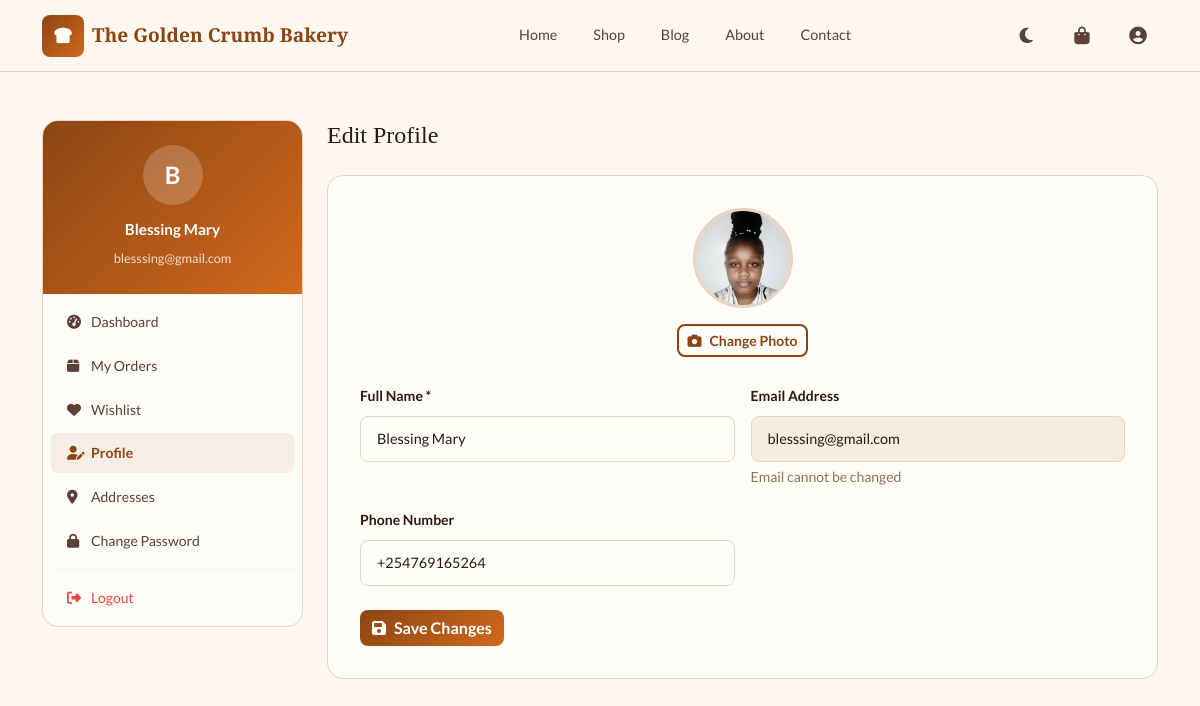
The page /pages/profile.php (signed in) on the database its author committed.
### tables this page shows
CREATE TABLE `users` (
  `id` int(10) UNSIGNED NOT NULL,
  `name` varchar(100) NOT NULL,
  `email` varchar(150) NOT NULL,
  `password` varchar(255) NOT NULL,
  `phone` varchar(20) DEFAULT NULL,
  `avatar` varchar(255) DEFAULT NULL,
  `email_verified` tinyint(1) DEFAULT 0,
  `verification_token` varchar(255) DEFAULT NULL,
  `reset_token` varchar(255) DEFAULT NULL,
  `reset_token_expires` datetime DEFAULT NULL,
  `remember_token` varchar(255) DEFAULT NULL,
  `status` enum('active','banned','suspended') DEFAULT 'active',
  `last_login` datetime DEFAULT NULL,
  `created_at` timestamp NOT NULL DEFAULT current_timestamp(),
  `updated_at` timestamp NOT NULL DEFAULT current_timestamp() ON UPDATE current_timestamp()
);

### includes/functions.php (called while the page is built, shortened)
<?php
function isLoggedIn(): bool {
    return isset($_SESSION['user_id']) && !empty($_SESSION['user_id']);
}
function getCurrentUser(): ?array {
    $stmt = db()->prepare("SELECT id, name, email, phone, avatar, status FROM users WHERE id = ? AND status = 'active'");
    $stmt->execute([$_SESSION['user_id']]);
    return $stmt->fetch() ?: null;
}
function getImageUrl(string $path, string $default = '/assets/images/no-image.jpg'): string {
    return UPLOAD_URL . $path;
}

### config/database.php (called while the page is built, shortened)
<?php
class Database {
    private static ?PDO $instance = null;
    public static function getConnection(): PDO {
        if (self::$instance === null) {
            $dsn = "mysql:host=" . DB_HOST . ";dbname=" . DB_NAME . ";charset=" . DB_CHARSET;
            $options = [
                PDO::ATTR_ERRMODE            => PDO::ERRMODE_EXCEPTION,
                PDO::ATTR_DEFAULT_FETCH_MODE => PDO::FETCH_ASSOC,
                PDO::ATTR_EMULATE_PREPARES   => false,
                PDO::MYSQL_ATTR_INIT_COMMAND => "SET NAMES utf8mb4 COLLATE utf8mb4_unicode_ci"
            ];
            try {
                self::$instance = new PDO($dsn, DB_USER, DB_PASS, $options);
            } catch (PDOException $e) {
                if (APP_ENV === 'development') {
                    die("Database connection failed: " . $e->getMessage());
                } else {
                    die("Service temporarily unavailable. Please try again later.");
                }
            }
        }
        return self::$instance;
    }
}
function db(): PDO {
    return Database::getConnection();
}

### pages/profile.php (the view, shortened to what this page needs)
<?php
$user = getCurrentUser();
?>
<!DOCTYPE html>
<html lang="en">
<head>
<link href="https://cdn.jsdelivr.net/npm/bootstrap@5.3.2/dist/css/bootstrap.min.css" rel="stylesheet">
<link href="https://cdnjs.cloudflare.com/ajax/libs/font-awesome/6.5.0/css/all.min.css" rel="stylesheet">
<link href="<?= APP_URL ?>/assets/css/style.css" rel="stylesheet">
</head>
<body data-theme="light">
<?php include __DIR__ . '/../includes/navbar.php'; ?>
<div style="padding-top:var(--navbar-height);background:var(--cream);min-height:100vh">
  <div class="container py-5">
    <div class="row g-4">
      <div class="col-lg-3"><?php include __DIR__ . '/../includes/user-sidebar.php'; ?></div>
      <div class="col-lg-9">
        <h4 style="font-family:var(--font-display);margin-bottom:1.5rem">Edit Profile</h4>
        <div style="background:var(--warm-white);border:1px solid var(--border);border-radius:var(--radius);padding:2rem">
          <form method="POST" enctype="multipart/form-data">
            <div class="mb-4 text-center">
              <div style="width:100px;height:100px;border-radius:50%;background:var(--cream-dark);margin:0 auto 1rem;overflow:hidden;border:3px solid var(--border)">
                <?php if ($user['avatar']): ?>
                <img src="<?= getImageUrl($user['avatar']) ?>" id="avatarPreview" style="width:100%;height:100%;object-fit:cover">
                <?php endif; ?>
              </div>
              <label class="btn btn-outline-primary btn-sm" for="avatarInput"><i class="fas fa-camera me-2"></i>Change Photo</label>
            </div>
            <div class="row g-3">
              <div class="col-md-6">
                <label class="form-label fw-bold small">Full Name *</label>
                <input type="text" class="form-control" name="name" value="<?= htmlspecialchars($user['name']) ?>" required>
              </div>
              <div class="col-md-6">
                <label class="form-label fw-bold small">Email Address</label>
                <input type="email" class="form-control" value="<?= htmlspecialchars($user['email']) ?>" disabled style="background:var(--cream-dark)">
                <small style="color:var(--text-light)">Email cannot be changed</small>
              </div>
              <div class="col-md-6">
                <label class="form-label fw-bold small">Phone Number</label>
                <input type="tel" class="form-control" name="phone" value="<?= htmlspecialchars($user['phone'] ?? '') ?>">
              </div>
            </div>
            <div class="mt-4">
              <button type="submit" class="btn btn-primary"><i class="fas fa-save me-2"></i>Save Changes</button>
            </div>
          </form>
        </div>
      </div>
    </div>
  </div>
</div>
</body></html>

### includes/user-sidebar.php (shortened to what this page needs)
<?php
$current = basename($_SERVER['PHP_SELF']);
$navLinks = [
  ['href'=>'dashboard.php','icon'=>'tachometer-alt','label'=>'Dashboard'],
  ['href'=>'orders.php','icon'=>'box','label'=>'My Orders'],
  ['href'=>'wishlist.php','icon'=>'heart','label'=>'Wishlist'],
  ['href'=>'profile.php','icon'=>'user-edit','label'=>'Profile'],
  ['href'=>'addresses.php','icon'=>'map-marker-alt','label'=>'Addresses'],
  ['href'=>'change-password.php','icon'=>'lock','label'=>'Change Password'],
];
?>
<div style="background:var(--warm-white);border:1px solid var(--border);border-radius:var(--radius);overflow:hidden">
  <div style="background:linear-gradient(135deg,var(--primary),var(--accent));padding:1.5rem;text-align:center;color:white">
    <div style="width:60px;height:60px;border-radius:50%;background:rgba(255,255,255,.2);display:flex;align-items:center;justify-content:center;margin:0 auto .75rem;font-size:1.5rem;font-weight:700">
      <?= strtoupper(substr($user['name'],0,1)) ?>
    </div>
    <div style="font-weight:700;color:white;font-size:.95rem"><?= htmlspecialchars($user['name']) ?></div>
    <small style="opacity:.8;font-size:.8rem"><?= htmlspecialchars($user['email']) ?></small>
  </div>
  <nav class="p-2">
    <?php foreach ($navLinks as $link): ?>
    <a href="<?= APP_URL ?>/pages/<?= $link['href'] ?>"
       class="d-flex align-items-center gap-2 px-3 py-2 rounded mb-1"
       style="text-decoration:none;font-size:.875rem;font-weight:<?= $current===$link['href']?'700':'500' ?>;color:<?= $current===$link['href']?'var(--primary)':'var(--text-medium)' ?>;background:<?= $current===$link['href']?'rgba(139,69,19,.08)':'transparent' ?>">
      <i class="fas fa-<?= $link['icon'] ?>" style="width:16px"></i><?= $link['label'] ?>
    </a>
    <?php endforeach; ?>
    <hr style="border-color:var(--border);margin:.5rem 0">
    <a href="<?= APP_URL ?>/pages/logout.php" class="d-flex align-items-center gap-2 px-3 py-2 rounded" style="text-decoration:none;color:#ef4444;font-size:.875rem;font-weight:500">
      <i class="fas fa-sign-out-alt" style="width:16px"></i>Logout
    </a>
  </nav>
</div>

### assets/css/style.css (style rules this page uses)
:root { --primary: #8B4513; --primary-dark: #6B3410; --accent: #D2691E; --accent-light: #E8945A; --gold: #C8961E; --cream: #FFF8F0; --cream-dark: #F5EDE0; --warm-white: #FFFDF8; --text-dark: #2C1810; --text-medium: #5A4035; --text-light: #8B7355; --border: #E8D5C0; --shadow-sm: 0 2px 8px rgba(139,69,19,0.08); --shadow: 0 8px 24px rgba(139,69,19,0.12); --shadow-lg: 0 20px 60px rgba(139,69,19,0.18); --radius-sm: 8px; --radius: 16px; --radius-lg: 24px; --transition: 0.3s cubic-bezier(0.4,0,0.2,1); --navbar-height: 72px; --font-display: 'Playfair Display', serif; --font-body: 'Lato', sans-serif; }
*,*::before,*::after { box-sizing:border-box }
html { scroll-behavior:smooth }
body { font-family:var(--font-body);color:var(--text-dark);background:var(--cream);line-height:1.7;overflow-x:hidden;transition:background var(--transition),color var(--transition) }
h1,h2,h3,h4,h5,h6 { font-family:var(--font-display);color:var(--text-dark);line-height:1.3 }
a { color:var(--primary);text-decoration:none;transition:color var(--transition) }
img { max-width:100%;height:auto }
.btn-primary { background:linear-gradient(135deg,var(--primary),var(--accent))!important;border:none!important;color:white!important;border-radius:var(--radius-sm)!important;font-weight:600!important;transition:all var(--transition)!important }
.btn-outline-primary { border:2px solid var(--primary)!important;color:var(--primary)!important;border-radius:var(--radius-sm)!important;font-weight:600!important;background:transparent!important }
.form-control,.form-select { border:1px solid var(--border);border-radius:var(--radius-sm)!important;padding:0.7rem 1rem;background:var(--warm-white);color:var(--text-dark);font-size:0.9rem;transition:all var(--transition) }

### rows shown on the page
users: name "B", name "Blessing Mary", email "blesssing@gmail.com", avatar (picture), phone "+254769165264"

### other values the page prints
$siteName "The Golden Crumb Bakery"
$link['label'] "Dashboard"
$link['label'] "My Orders"
$link['label'] "Wishlist"
$link['label'] "Profile"
$link['label'] "Addresses"
$link['label'] "Change Password"
